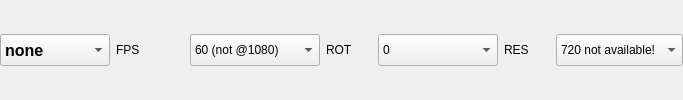
            <widget class="QWidget" name="horizontalWidget" native="true">
             <property name="sizePolicy">
              <sizepolicy hsizetype="Expanding" vsizetype="Fixed">
               <horstretch>0</horstretch>
               <verstretch>0</verstretch>
              </sizepolicy>
             </property>
             <layout class="QHBoxLayout" name="horizontalLayout_19">
              <property name="spacing">
               <number>6</number>
              </property>
              <property name="leftMargin">
               <number>0</number>
              </property>
              <property name="topMargin">
               <number>0</number>
              </property>
              <property name="rightMargin">
               <number>0</number>
              </property>
              <property name="bottomMargin">
               <number>0</number>
              </property>
              <item>
               <widget class="QComboBox" name="comboBoxCam">
                <property name="sizePolicy">
                 <sizepolicy hsizetype="Fixed" vsizetype="Fixed">
                  <horstretch>0</horstretch>
                  <verstretch>0</verstretch>
                 </sizepolicy>
                </property>
                <property name="minimumSize">
                 <size>
                  <width>110</width>
                  <height>32</height>
                 </size>
                </property>
                <property name="maximumSize">
                 <size>
                  <width>110</width>
                  <height>32</height>
                 </size>
                </property>
                <property name="font">
                 <font>
                  <pointsize>12</pointsize>
                  <weight>75</weight>
                  <bold>true</bold>
                 </font>
                </property>
                <property name="styleSheet">
                 <string notr="true">QScrollBar { 
	width: 40px;
	background-color: rgba(85, 87, 83, 0.7);
}
QComboBox::item {
	padding-top: 6px;
	padding-bottom: 6px;
	height: 32px;
	min-height: 32px;
}
QComboBox::item:selected {
	background-color: rgb(78, 154, 6);
	padding-top: 6px;
	padding-bottom: 6px;
	height: 32px;
	min-height: 32px;
}</string>
                </property>
                <item>
                 <property name="text">
                  <string>none</string>
                 </property>
                </item>
                <item>
                 <property name="text">
                  <string>enabled</string>
                 </property>
                </item>
               </widget>
              </item>
              <item>
               <widget class="QLabel" name="label_33">
                <property name="sizePolicy">
                 <sizepolicy hsizetype="Fixed" vsizetype="Fixed">
                  <horstretch>0</horstretch>
                  <verstretch>0</verstretch>
                 </sizepolicy>
                </property>
                <property name="minimumSize">
                 <size>
                  <width>68</width>
                  <height>30</height>
                 </size>
                </property>
                <property name="maximumSize">
                 <size>
                  <width>68</width>
                  <height>30</height>
                 </size>
                </property>
                <property name="text">
                 <string>FPS</string>
                </property>
                <property name="alignment">
                 <set>Qt::AlignLeading|Qt::AlignLeft|Qt::AlignVCenter</set>
                </property>
               </widget>
              </item>
              <item>
               <widget class="QComboBox" name="comboBoxFPS">
                <property name="sizePolicy">
                 <sizepolicy hsizetype="Fixed" vsizetype="Fixed">
                  <horstretch>0</horstretch>
                  <verstretch>0</verstretch>
                 </sizepolicy>
                </property>
                <property name="minimumSize">
                 <size>
                  <width>130</width>
                  <height>32</height>
                 </size>
                </property>
                <property name="maximumSize">
                 <size>
                  <width>130</width>
                  <height>32</height>
                 </size>
                </property>
                <property name="styleSheet">
                 <string notr="true">QScrollBar { 
	width: 40px;
	background-color: rgba(85, 87, 83, 0.7);
}
QComboBox::item {
	padding-top: 6px;
	padding-bottom: 6px;
	height: 32px;
	min-height: 32px;
}
QComboBox::item:selected {
	background-color: rgb(78, 154, 6);
	padding-top: 6px;
	padding-bottom: 6px;
	height: 32px;
	min-height: 32px;
}</string>
                </property>
                <property name="currentIndex">
                 <number>6</number>
                </property>
                <item>
                 <property name="text">
                  <string>5</string>
                 </property>
                </item>
                <item>
                 <property name="text">
                  <string>10</string>
                 </property>
                </item>
                <item>
                 <property name="text">
                  <string>15</string>
                 </property>
                </item>
                <item>
                 <property name="text">
                  <string>20</string>
                 </property>
                </item>
                <item>
                 <property name="text">
                  <string>24</string>
                 </property>
                </item>
                <item>
                 <property name="text">
                  <string>30</string>
                 </property>
                </item>
                <item>
                 <property name="text">
                  <string>60 (not @1080)</string>
                 </property>
                </item>
               </widget>
              </item>
              <item>
               <widget class="QLabel" name="label_30">
                <property name="sizePolicy">
                 <sizepolicy hsizetype="Fixed" vsizetype="Fixed">
                  <horstretch>0</horstretch>
                  <verstretch>0</verstretch>
                 </sizepolicy>
                </property>
                <property name="minimumSize">
                 <size>
                  <width>46</width>
                  <height>30</height>
                 </size>
                </property>
                <property name="maximumSize">
                 <size>
                  <width>46</width>
                  <height>30</height>
                 </size>
                </property>
                <property name="text">
                 <string>ROT</string>
                </property>
               </widget>
              </item>
              <item>
               <widget class="QComboBox" name="comboBoxRotation">
                <property name="sizePolicy">
                 <sizepolicy hsizetype="Fixed" vsizetype="Fixed">
                  <horstretch>0</horstretch>
                  <verstretch>0</verstretch>
                 </sizepolicy>
                </property>
                <property name="minimumSize">
                 <size>
                  <width>120</width>
                  <height>32</height>
                 </size>
                </property>
                <property name="maximumSize">
                 <size>
                  <width>120</width>
                  <height>32</height>
                 </size>
                </property>
                <property name="styleSheet">
                 <string notr="true">QScrollBar { 
	width: 40px;
	background-color: rgba(85, 87, 83, 0.7);
}
QComboBox::item {
	padding-top: 6px;
	padding-bottom: 6px;
	height: 32px;
	min-height: 32px;
}
QComboBox::item:selected {
	background-color: rgb(78, 154, 6);
	padding-top: 6px;
	padding-bottom: 6px;
	height: 32px;
	min-height: 32px;
}</string>
                </property>
                <item>
                 <property name="text">
                  <string>0</string>
                 </property>
                </item>
                <item>
                 <property name="text">
                  <string>90</string>
                 </property>
                </item>
                <item>
                 <property name="text">
                  <string>180</string>
                 </property>
                </item>
                <item>
                 <property name="text">
                  <string>270</string>
                 </property>
                </item>
               </widget>
              </item>
              <item>
               <widget class="QLabel" name="label_31">
                <property name="sizePolicy">
                 <sizepolicy hsizetype="Fixed" vsizetype="Fixed">
                  <horstretch>0</horstretch>
                  <verstretch>0</verstretch>
                 </sizepolicy>
                </property>
                <property name="minimumSize">
                 <size>
                  <width>46</width>
                  <height>30</height>
                 </size>
                </property>
                <property name="maximumSize">
                 <size>
                  <width>46</width>
                  <height>30</height>
                 </size>
                </property>
                <property name="text">
                 <string>RES</string>
                </property>
               </widget>
              </item>
              <item>
               <widget class="QComboBox" name="comboBoxResolution">
                <property name="sizePolicy">
                 <sizepolicy hsizetype="Expanding" vsizetype="Fixed">
                  <horstretch>0</horstretch>
                  <verstretch>0</verstretch>
                 </sizepolicy>
                </property>
                <property name="minimumSize">
                 <size>
                  <width>0</width>
                  <height>32</height>
                 </size>
                </property>
                <property name="maximumSize">
                 <size>
                  <width>16777215</width>
                  <height>32</height>
                 </size>
                </property>
                <property name="styleSheet">
                 <string notr="true">QScrollBar { 
	width: 40px;
	background-color: rgba(85, 87, 83, 0.7);
}
QComboBox::item {
	padding-top: 6px;
	padding-bottom: 6px;
	height: 32px;
	min-height: 32px;
}
QComboBox::item:selected {
	background-color: rgb(78, 154, 6);
	padding-top: 6px;
	padding-bottom: 6px;
	height: 32px;
	min-height: 32px;
}</string>
                </property>
                <property name="currentIndex">
                 <number>1</number>
                </property>
                <item>
                 <property name="text">
                  <string>480</string>
                 </property>
                </item>
                <item>
                 <property name="text">
                  <string>720 not available!</string>
                 </property>
                </item>
                <item>
                 <property name="text">
                  <string>1080</string>
                 </property>
                </item>
               </widget>
              </item>
             </layout>
            </widget>
